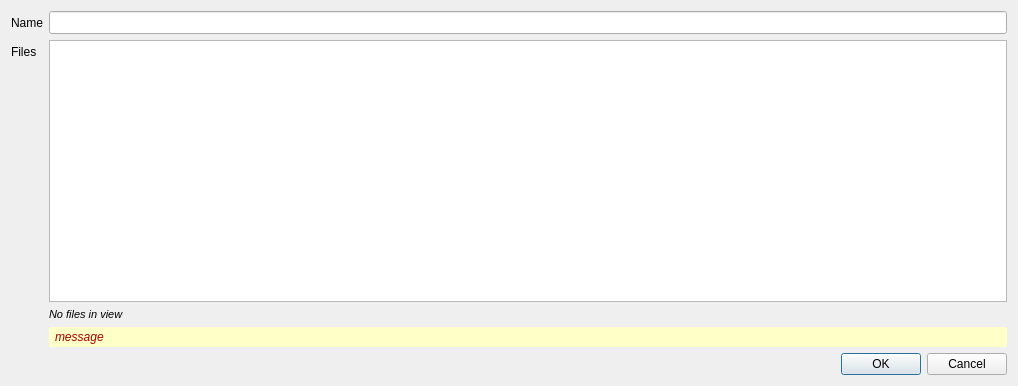
<?xml version="1.0" encoding="UTF-8"?>
<ui version="4.0">
 <class>Dialog</class>
 <widget class="QDialog" name="Dialog">
  <property name="geometry">
   <rect>
    <x>0</x>
    <y>0</y>
    <width>1018</width>
    <height>386</height>
   </rect>
  </property>
  <property name="windowTitle">
   <string>Dialog</string>
  </property>
  <layout class="QVBoxLayout" name="verticalLayout_2">
   <item>
    <layout class="QFormLayout" name="formLayout">
     <item row="0" column="1">
      <widget class="QLineEdit" name="ledName">
       <property name="font">
        <font>
         <family>DejaVu Sans Mono, Consolas, Courier New</family>
         <italic>false</italic>
        </font>
       </property>
       <property name="placeholderText">
        <string/>
       </property>
      </widget>
     </item>
     <item row="0" column="0">
      <widget class="QLabel" name="label">
       <property name="text">
        <string>Name</string>
       </property>
      </widget>
     </item>
     <item row="2" column="0">
      <widget class="QLabel" name="lblFiles">
       <property name="text">
        <string>Files</string>
       </property>
      </widget>
     </item>
     <item row="4" column="1">
      <widget class="QLabel" name="lblMsg">
       <property name="sizePolicy">
        <sizepolicy hsizetype="MinimumExpanding" vsizetype="Maximum">
         <horstretch>0</horstretch>
         <verstretch>0</verstretch>
        </sizepolicy>
       </property>
       <property name="font">
        <font>
         <italic>true</italic>
        </font>
       </property>
       <property name="styleSheet">
        <string notr="true">background-color: rgb(255, 255, 200);
border-color: rgb(170, 85, 0);
color: rgb(170, 0, 0);
border-radius: 2px;
padding:3px;</string>
       </property>
       <property name="text">
        <string>message</string>
       </property>
      </widget>
     </item>
     <item row="2" column="1">
      <widget class="QPlainTextEdit" name="pteFiles">
       <property name="sizePolicy">
        <sizepolicy hsizetype="Expanding" vsizetype="Expanding">
         <horstretch>0</horstretch>
         <verstretch>0</verstretch>
        </sizepolicy>
       </property>
       <property name="font">
        <font>
         <family>DejaVu Sans Mono, Consolas, Courier New</family>
         <italic>true</italic>
        </font>
       </property>
       <property name="documentTitle">
        <string/>
       </property>
       <property name="lineWrapMode">
        <enum>QPlainTextEdit::NoWrap</enum>
       </property>
       <property name="readOnly">
        <bool>true</bool>
       </property>
      </widget>
     </item>
     <item row="3" column="1">
      <widget class="QLabel" name="lblNbFiles">
       <property name="font">
        <font>
         <pointsize>8</pointsize>
         <italic>true</italic>
        </font>
       </property>
       <property name="text">
        <string>No files in view</string>
       </property>
      </widget>
     </item>
    </layout>
   </item>
   <item>
    <widget class="QDialogButtonBox" name="buttonBox">
     <property name="orientation">
      <enum>Qt::Horizontal</enum>
     </property>
     <property name="standardButtons">
      <set>QDialogButtonBox::Cancel|QDialogButtonBox::Ok</set>
     </property>
    </widget>
   </item>
  </layout>
 </widget>
 <resources/>
 <connections>
  <connection>
   <sender>buttonBox</sender>
   <signal>accepted()</signal>
   <receiver>Dialog</receiver>
   <slot>accept()</slot>
   <hints>
    <hint type="sourcelabel">
     <x>248</x>
     <y>254</y>
    </hint>
    <hint type="destinationlabel">
     <x>157</x>
     <y>274</y>
    </hint>
   </hints>
  </connection>
  <connection>
   <sender>buttonBox</sender>
   <signal>rejected()</signal>
   <receiver>Dialog</receiver>
   <slot>reject()</slot>
   <hints>
    <hint type="sourcelabel">
     <x>316</x>
     <y>260</y>
    </hint>
    <hint type="destinationlabel">
     <x>286</x>
     <y>274</y>
    </hint>
   </hints>
  </connection>
 </connections>
</ui>
